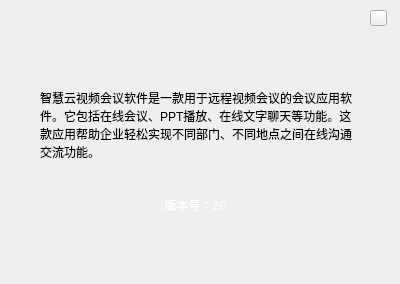
<?xml version="1.0" encoding="UTF-8"?>
<ui version="4.0">
 <class>AboutWidget</class>
 <widget class="QWidget" name="AboutWidget">
  <property name="geometry">
   <rect>
    <x>0</x>
    <y>0</y>
    <width>400</width>
    <height>284</height>
   </rect>
  </property>
  <property name="windowTitle">
   <string>AboutWidget</string>
  </property>
  <widget class="QLabel" name="backLabel">
   <property name="geometry">
    <rect>
     <x>0</x>
     <y>0</y>
     <width>400</width>
     <height>300</height>
    </rect>
   </property>
   <property name="text">
    <string/>
   </property>
  </widget>
  <widget class="QLabel" name="label_2">
   <property name="geometry">
    <rect>
     <x>70</x>
     <y>30</y>
     <width>242</width>
     <height>46</height>
    </rect>
   </property>
   <property name="text">
    <string/>
   </property>
   <property name="pixmap">
    <pixmap>Resources/window/logo.png</pixmap>
   </property>
  </widget>
  <widget class="QPushButton" name="closeBtn">
   <property name="geometry">
    <rect>
     <x>370</x>
     <y>10</y>
     <width>17</width>
     <height>16</height>
    </rect>
   </property>
   <property name="text">
    <string/>
   </property>
  </widget>
  <widget class="QLabel" name="explainLabel">
   <property name="geometry">
    <rect>
     <x>40</x>
     <y>70</y>
     <width>321</width>
     <height>111</height>
    </rect>
   </property>
   <property name="text">
    <string>&lt;html&gt;&lt;head/&gt;&lt;body&gt;&lt;p&gt;智慧云视频会议软件是一款用于远程视频会议的会议应用软件。它包括在线会议、PPT播放、在线文字聊天等功能。这款应用帮助企业轻松实现不同部门、不同地点之间在线沟通交流功能。&lt;/p&gt;&lt;/body&gt;&lt;/html&gt;</string>
   </property>
   <property name="textFormat">
    <enum>Qt::AutoText</enum>
   </property>
   <property name="scaledContents">
    <bool>false</bool>
   </property>
   <property name="wordWrap">
    <bool>true</bool>
   </property>
  </widget>
  <widget class="QLabel" name="lblVersion">
   <property name="geometry">
    <rect>
     <x>40</x>
     <y>180</y>
     <width>311</width>
     <height>51</height>
    </rect>
   </property>
   <property name="font">
    <font>
     <family>微软雅黑</family>
    </font>
   </property>
   <property name="text">
    <string>&lt;span style=&quot; color:#ffffff;&quot;&gt;版本号：20&lt;/span&gt;</string>
   </property>
   <property name="scaledContents">
    <bool>true</bool>
   </property>
   <property name="alignment">
    <set>Qt::AlignCenter</set>
   </property>
  </widget>
 </widget>
 <layoutdefault spacing="6" margin="11"/>
 <resources/>
 <connections/>
</ui>
